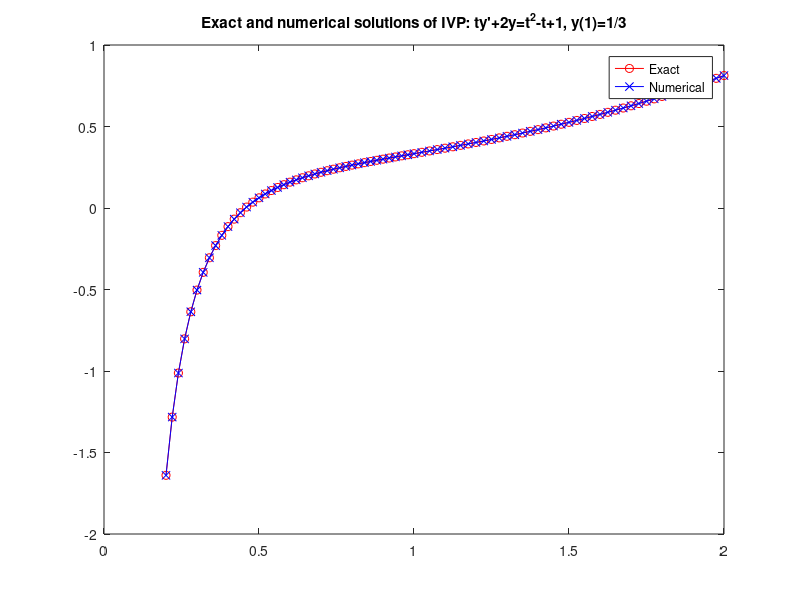
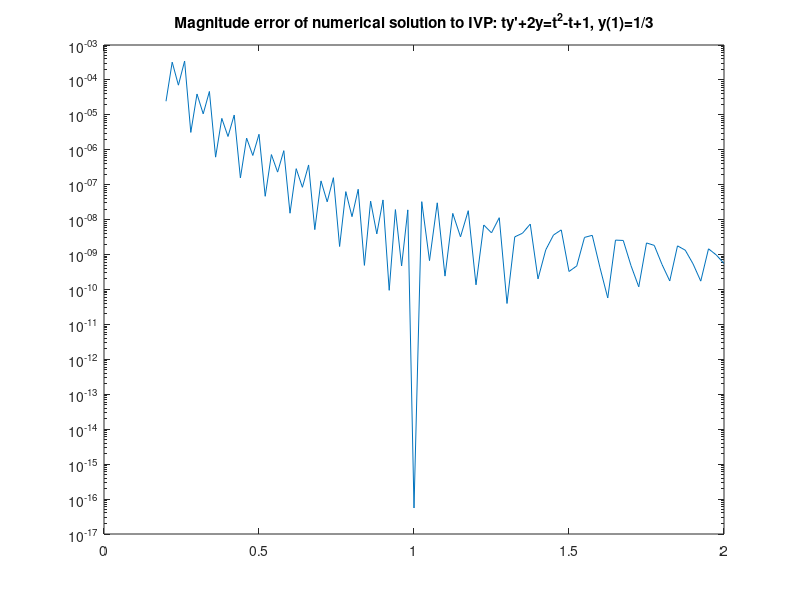

MATLAB code for these plots, in order:
% ACM 95a Problem Set 5
% Problem 4 Part C
% John Heath
% Section 9
clc; clear; close all;
% define range to approximate differential equation
tspan1 = [1.0, 2.0];
tspan2 = [1.0, 0.2];
% define differential equation
f = @(t, y) (-2./t).*y + t - 1 + 1./t;
% initial conditions
y0 = 1./3;
% approximate!
[t1, y1] = ode45(f, tspan1, y0);
[t2, y2] = ode45(f, tspan2, y0);
% trim repetitive approximations and concatenate for a plot
t = cat(1, flipud(t2([2:end])), t1);
y = cat(1, flipud(y2([2:end])), y1);
y_exact = @(t) (t.^2)./4 - t./3 + 1./2 - 1./(12.*(t.^2));
y_discrete_exact = y_exact(t);

figure;
plot(t, y_discrete_exact, 'r-o');
hold on;
plot(t, y, 'b-x');
hold off;
legend('Exact', 'Numerical');
title("Exact and numerical solutions of IVP: ty'+2y=t^2-t+1, y(1)=1/3")
figure;
abs_diff = abs(y_discrete_exact - y);
semilogy(t, abs_diff);
title("Magnitude error of numerical solution to IVP: ty'+2y=t^2-t+1, y(1)=1/3");
